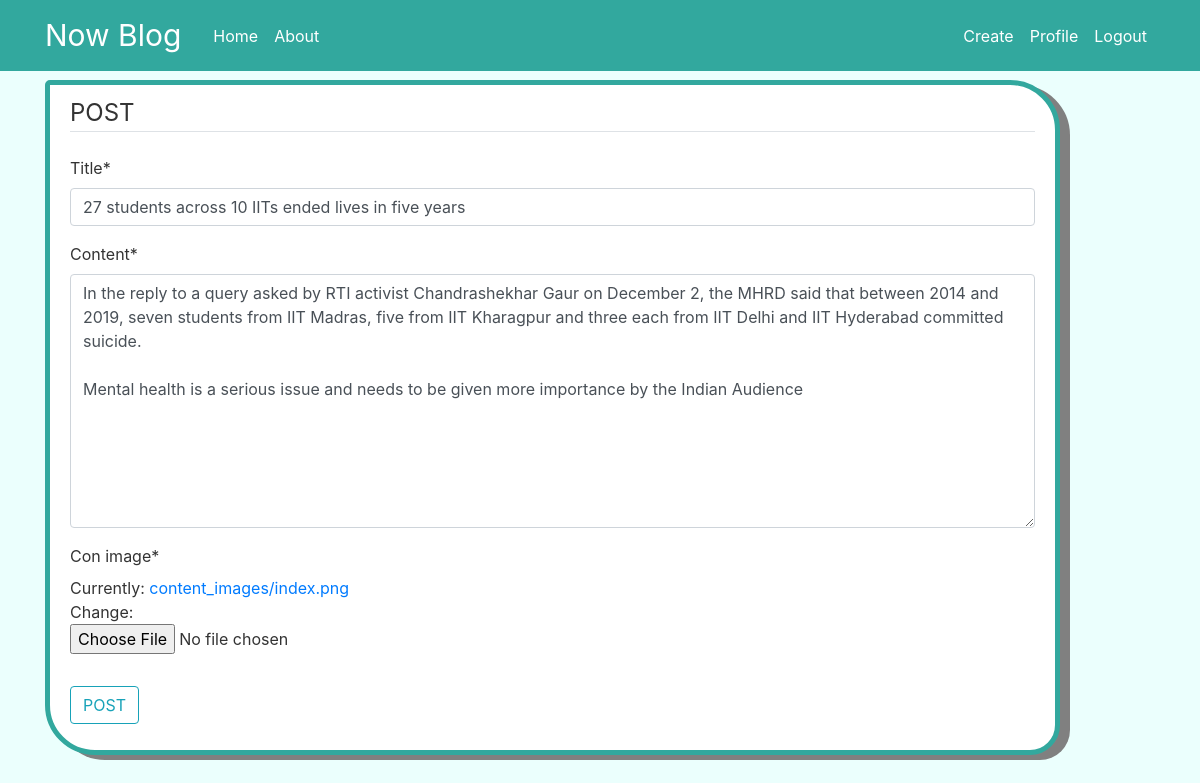
Screenshot of /post/3/update/ (signed in) with the database file from the repository.
### main_website/models.py (models this page shows, shortened)
class Post(models.Model):
	title=models.CharField(max_length=100)
	content=models.TextField()
	date_posted=models.DateTimeField(default=timezone.now)
	author=models.ForeignKey(User, on_delete=models.CASCADE)
	con_image=models.ImageField(default='panda.jpg',upload_to='content_images')

### main_website/views.py (the view, shortened to what this page needs)
# urls.py: path('post/<int:pk>/update/', PostUpdateView.as_view() , name='post-update'),
class PostUpdateView(LoginRequiredMixin,UserPassesTestMixin,UpdateView):
	model=Post
	fields=['title','content','con_image']
	def test_func(self):
		post=self.get_object()
		if self.request.user==post.author:
			return True
		return False

### main_website/templates/main_website/post_form.html (shortened to what this page needs)
{%extends "main_website/base.html"%}
{%load crispy_forms_tags %}
{%block content%}
	<div class ="content-section">
		<form method = "POST">
			<fieldset class = "form-group">
				<legend class = "border-bottom mb-4">POST</legend>
				{{form|crispy}}
			</fieldset>
			<div class ="form-group">
				<button class="btn btn-outline-info" type="submit">POST</button>
			</div>
		</form>
	</div>
{%endblock content%}

### main_website/static/main_website/main.css (style rules this page uses)
body { background: #ebfffd; color: #333333; margin-top: 5rem; }
.content-section { background: #ffffff; padding: 10px 20px; border: 5px solid #32a89e; border-radius: 5px 50px 30px 50px; margin-bottom: 20px; box-shadow: 10px 5px grey; }

### rows the page displays
Post: title "27 students across 10 IITs ended lives in five years", content "In the reply to a query asked by RTI activist Chandrashekhar Gaur on December 2, the MHRD said that between 2014 and 2019, seven students from IIT Madras, five from IIT Kharagpur and three each from IIT Delhi and IIT Hyderabad committed suicide. Mental health is a serious issue and needs to be given more importance by the Indian Audience"
